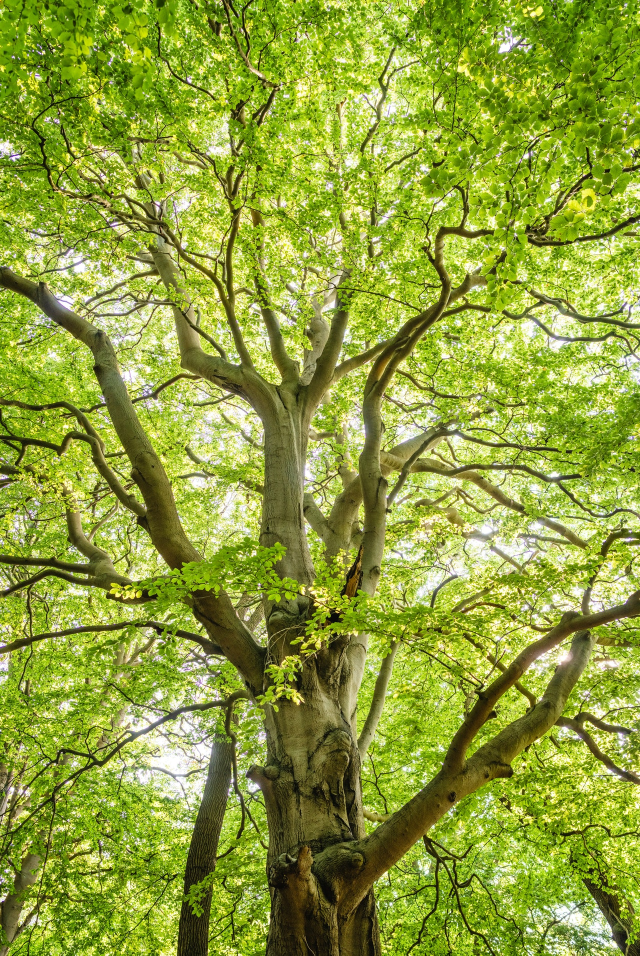
#> input picture processing-demo/tree.jpg, 1280 x 1911 px (shown at 1/2 size)
$ python process.py
#> lines starting #> are read from the running program, lines starting #| are printed output that depends on the picture; after the words box and inside, x2 and y2 are one past the last pixel; in counts of white or black regions, pixels touching at a corner belong together
import cv2 as cv

raw_image = cv.imread('tree.jpg', cv.IMREAD_COLOR)
#> raw_image is the input picture: shape (1911, 1280, 3); mean B, G, R 59.6, 159.1, 142.4


def displayImage(image, image_name):
    # Reduce size to display on screen
    h, w = raw_image.shape[:2]
    new_h = int(h / 2)
    new_w = int(w / 2)
    # Create a window to display
    cv.namedWindow(image_name, cv.WINDOW_NORMAL)
    cv.resizeWindow(image_name, new_w, new_h)
    cv.imshow(image_name, image)
    cv.waitKey(0)


# Greyscale
grey_image = cv.cvtColor(raw_image, cv.COLOR_BGR2GRAY)
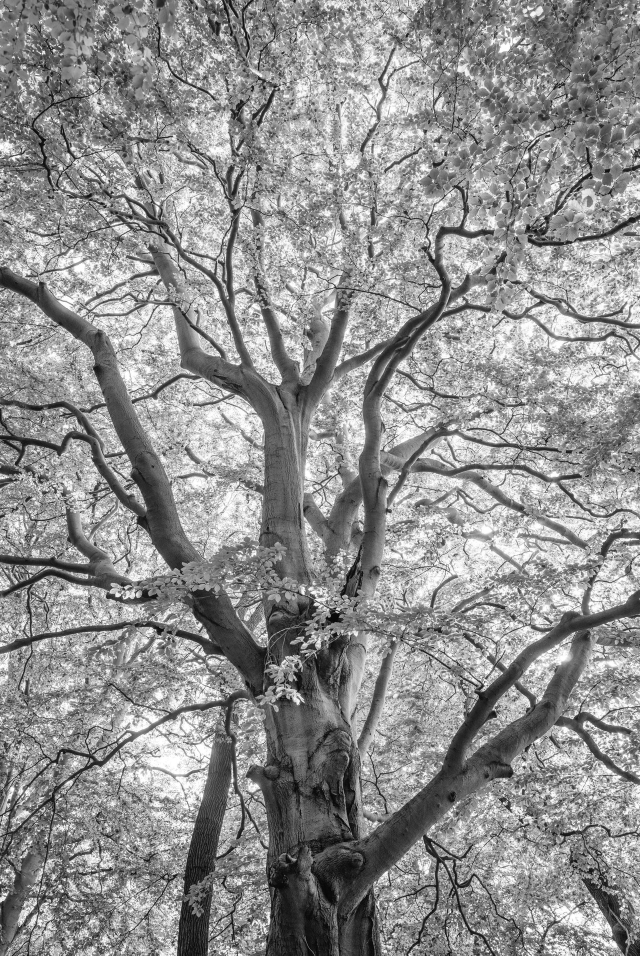
#> grey_image: shape (1911, 1280) (shown at 1/2 size); min 0, max 255, mean 142.7
displayImage(grey_image, "greyscale")
cv.imwrite("tree-greyscale.jpg", grey_image)

# Binary Thresholding
_, bin_image = cv.threshold(grey_image, 140, 255, cv.THRESH_BINARY)
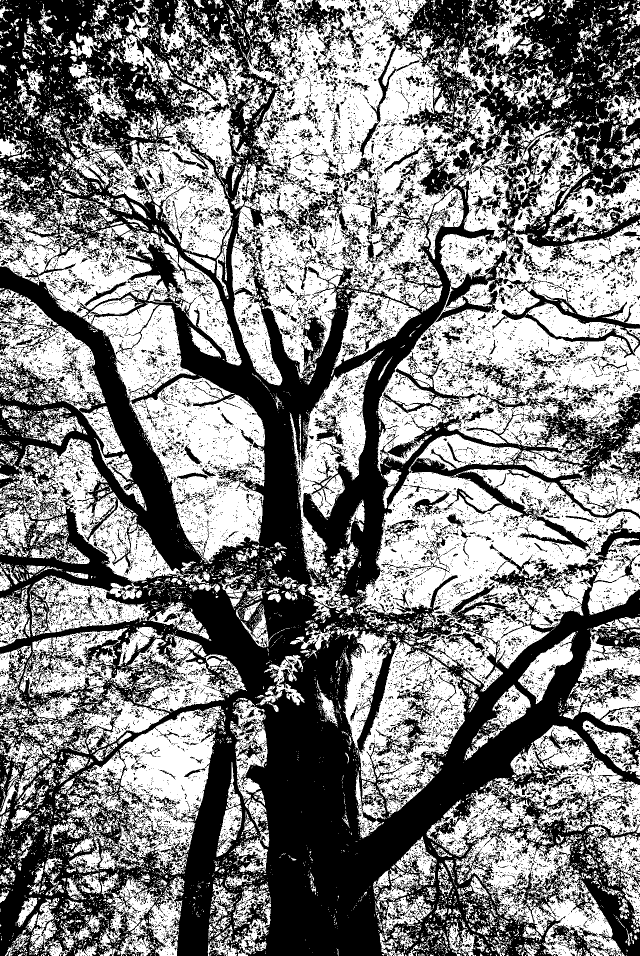
#> bin_image: shape (1911, 1280) (shown at 1/2 size); 50.9% white; 17729 black regions (16404 under 20 px), largest, box (x1, y1, x2, y2) and area: (0, 0, 1280, 1911) 1004785, (967, 1575, 1280, 1911) 24867, (890, 501, 1280, 716) 10764
displayImage(bin_image, "binary thresholding")
cv.imwrite("tree-binary.jpg", bin_image)

# Blurring (Noise reduction)
blur_image = cv.medianBlur(bin_image, 13).astype('uint8')
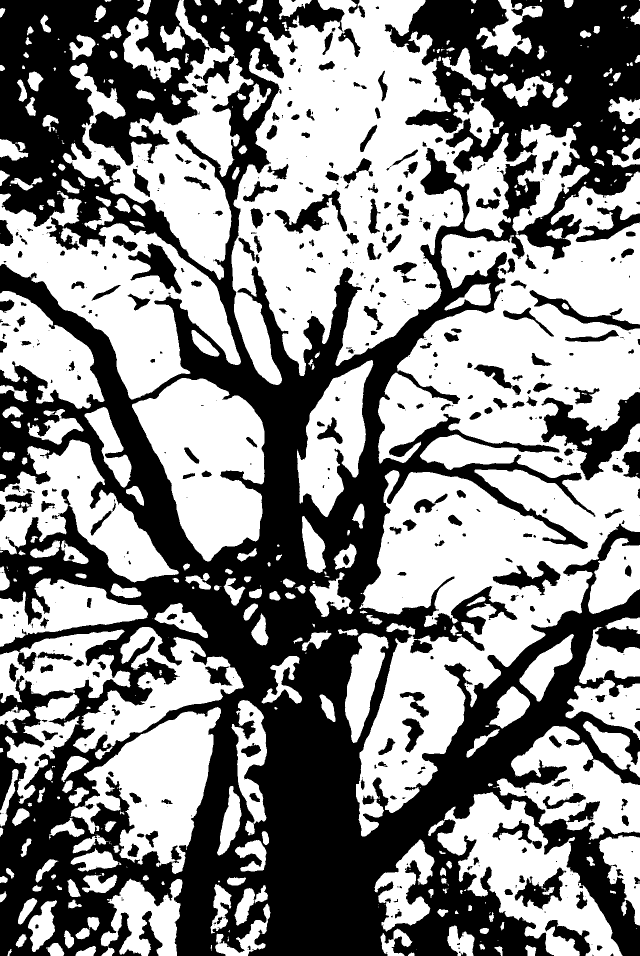
#> blur_image: shape (1911, 1280) (shown at 1/2 size); 53.8% white; 606 black regions (286 under 20 px), largest, box (x1, y1, x2, y2) and area: (0, 0, 1280, 1911) 1020558, (1082, 784, 1280, 961) 13639, (256, 486, 363, 588) 4266
displayImage(blur_image, "blurred binary thresholding")
cv.imwrite("tree-binblur.jpg", blur_image)

# Gaussian Adaptive Thresholding
adapt_image = cv.adaptiveThreshold(
    blur_image, 255, cv.ADAPTIVE_THRESH_GAUSSIAN_C, cv.THRESH_BINARY, 13, 3)
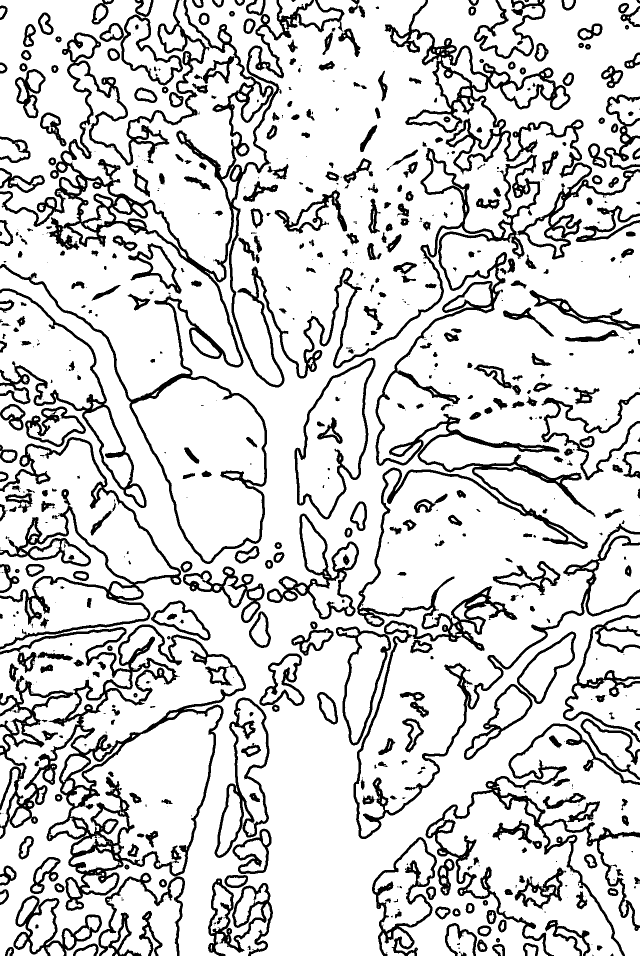
#> adapt_image: shape (1911, 1280) (shown at 1/2 size); 82.6% white; 727 black regions (286 under 20 px), largest, box (x1, y1, x2, y2) and area: (0, 0, 1280, 1678) 146808, (0, 1249, 492, 1911) 46769, (851, 1447, 1280, 1911) 18400
displayImage(adapt_image, "gaussian adaptive")
cv.imwrite("tree-adapt.jpg", adapt_image)
